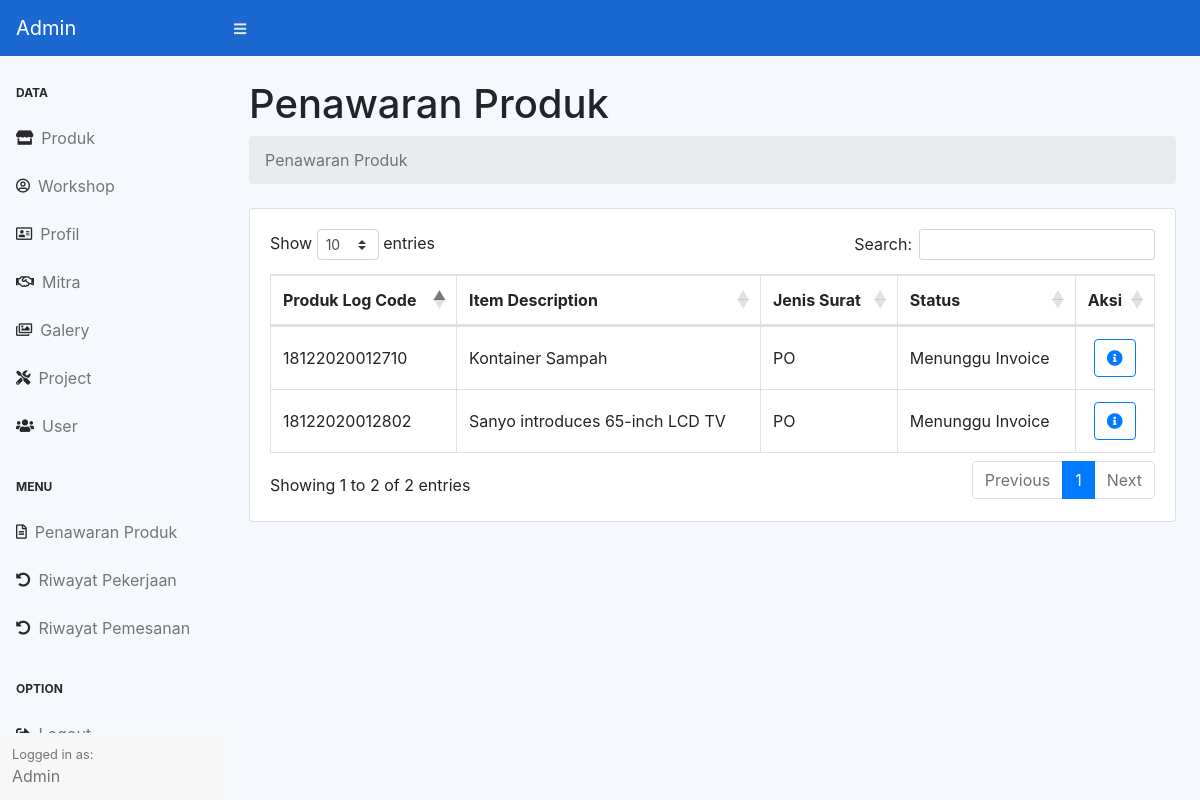
The page /admin/index.php (signed in) on the database as committed earlier.
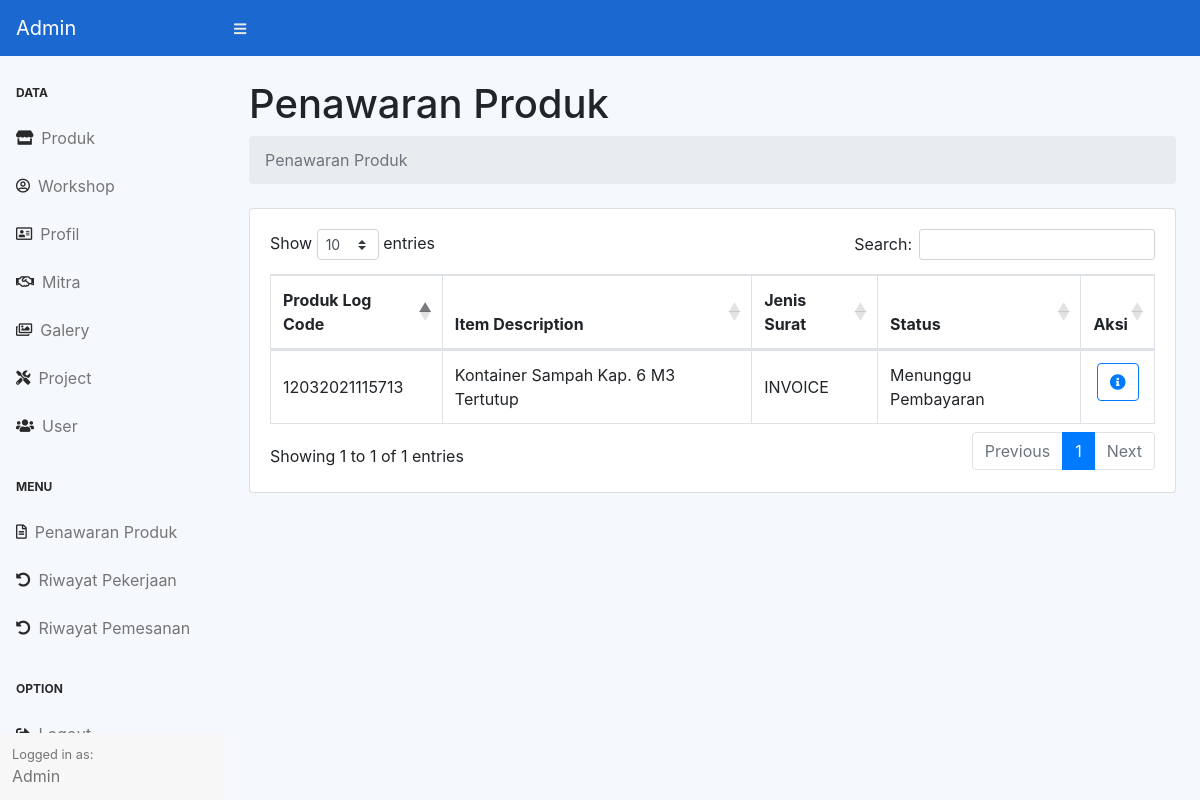
The same page on the database as committed later.
### tables this page shows
CREATE TABLE `produk_log` (
  `id` int(11) NOT NULL,
  `id_user` int(11) NOT NULL,
  `id_produk` int(11) NOT NULL,
  `log_code` varchar(56) NOT NULL,
  `nama_perusahaan` varchar(255) NOT NULL,
  `alamat_perusahaan` varchar(255) NOT NULL,
  `kota` text NOT NULL,
  `nama_surat` varchar(128) NOT NULL,
  `harga` varchar(255) NOT NULL,
  `terbilang` varchar(255) NOT NULL,
  `jenis_surat` varchar(128) NOT NULL,
  `status_log` varchar(128) NOT NULL DEFAULT 'Menunggu Surat Penawaran Harga',
  `date` text NOT NULL,
  `ongkir` int(128) NOT NULL
);

CREATE TABLE `produk` (
  `id` int(11) NOT NULL,
  `item_desc` varchar(128) NOT NULL,
  `spesifikasi` varchar(255) NOT NULL,
  `foto` varchar(225) NOT NULL,
  `harga` int(128) NOT NULL
);

### admin/Produk-Penawaran/index.php (the view, shortened to what this page needs)
<div class="container-fluid">
    <h1 class="mt-4">Penawaran Produk </h1>
    <ol class="breadcrumb mb-4">
        <li class="breadcrumb-item active">Penawaran Produk</li>
    </ol>
    <div class="card mb-4">
        <div class="card-body">
            <div class="table-responsive">
                <table class="table table-bordered dataTable" id="" width="100%" cellspacing="0">
                    <thead>
                        <tr>
                            <th>Produk Log Code</th>
                            <th>Item Description</th>
                            <th>Jenis Surat</th>
                            <th>Status</th>
                            <th>Aksi</th>
                        </tr>
                    </thead>
                    <tbody>
                        <?php $get = $koneksi->query("SELECT * FROM `produk_log` GROUP BY log_code ") ?>
                        <?php
                        while ($data = $get->fetch_assoc()) :
                            $idproduk = $data['id_produk'];
                            $log = $data['log_code']; ?>
                            <tr>
                                <td class="align-middle"><?= $data['log_code'] ?></td>
                                <td class="align-middle">
                                    <?php $getsss = $koneksi->query("SELECT * FROM `produk` where id = '$idproduk' ") ?>
                                    <?php $dataanya = $getsss->fetch_assoc();
                                    $namaitem = $dataanya['item_desc'];
                                    echo $namaitem;
                                    ?>
                                </td>
                                <td class="align-middle">
                                    <?php
                                    $ambil = $koneksi->query("SELECT * FROM `produk_log` WHERE log_code = '$log' ORDER BY id desc");
                                    $oke = $ambil->fetch_assoc();
                                    $jenis = $oke['jenis_surat'];
                                    echo $jenis;
                                    ?>
                                </td>
                                <td class="align-middle">
                                    <?= $data['status_log'] ?>
                                </td>
                                <td class="text-center">
                                    <a href="?page=produk-penawaran-detail&logcode=<?= $data['log_code'] ?>&itemdesc=<?= $dataanya['item_desc'] ?>" class="btn btn-outline-primary"><i class="fas fa-info-circle"></i></a>
                                </td>
                            </tr>
                        <?php
                        endwhile ?>
                    </tbody>
                </table>
            </div>
        </div>
    </div>
</div>

### admin/index.php (shortened to what this page needs)
<!DOCTYPE html>
<html lang="en">
<head>
    <link href="../assets/css/styles.css" rel="stylesheet" />
    <link rel="stylesheet" href="../assets/css/customview.css">
    <link href="https://cdn.datatables.net/1.10.20/css/dataTables.bootstrap4.min.css" rel="stylesheet" />
    <link rel="stylesheet" href="https://cdnjs.cloudflare.com/ajax/libs/font-awesome/5.14.0/css/all.min.css" />
    <?php include "../conf/koneksi.php"?>
</head>
<body class="sb-nav-fixed bg-grey">
    <nav class="sb-topnav navbar navbar-expand navbar-blue">
        <a class="navbar-brand" href="index.php">Admin</a><button class="btn btn-link btn-sm order-1 order-lg-0" id="sidebarToggle" href="#"><i class="fas fa-bars"></i></button>
    </nav>
    <div id="layoutSidenav">
        <div id="layoutSidenav_nav">
            <nav class="sb-sidenav accordion sb-sidenav-grey" id="sidenavAccordion">
                <div class="sb-sidenav-menu">
                    <div class="nav">
                        <div class="sb-sidenav-menu-heading">Data</div>
                        <a class="nav-link" href="?page=produk">
                            <div class="sb-nav-link-icon"><i class="fas fa-store"></i></div>
                            Produk
                        </a>
                        <a class="nav-link" href="?page=workshop">
                            <div class="sb-nav-link-icon"><i class="far fa-user-circle"></i></div>
                            Workshop
                        </a>
                        <a class="nav-link" href="?page=profil">
                            <div class="sb-nav-link-icon"><i class="far fa-address-card"></i></div>
                            Profil
                        </a>
                        <a class="nav-link" href="?page=mitra">
                            <div class="sb-nav-link-icon"><i class="far fa-handshake"></i></div>
                            Mitra
                        </a>
                        <a class="nav-link" href="?page=galeri">
                            <div class="sb-nav-link-icon"><i class="far fa-images"></i></div>
                            Galery
                        </a>
                        <a class="nav-link" href="?page=project">
                            <div class="sb-nav-link-icon"><i class="fas fa-tools"></i></div>
                            Project
                        </a>
                        <a class="nav-link" href="?page=user">
                            <div class="sb-nav-link-icon"><i class="fas fa-users"></i></div>
                            User
                        </a>
                        <div class="sb-sidenav-menu-heading">Menu</div>
                        <a class="nav-link" href="?page=produk-penawaran">
                            <div class="sb-nav-link-icon"><i class="far fa-file-alt"></i></div>
                            Penawaran Produk
                        </a>
                        <a class="nav-link" href="?page=riwayat-pekerjaan">
                            <div class="sb-nav-link-icon"><i class="fas fa-undo-alt"></i></div>
                            Riwayat Pekerjaan
                        </a>
                        <a class="nav-link" href="?page=riwayat-pemesanan">
                            <div class="sb-nav-link-icon"><i class="fas fa-undo-alt"></i></div>
                            Riwayat Pemesanan
                        </a>
                        <div class="sb-sidenav-menu-heading">Option</div>
                        <a class="nav-link" href="../logout.php">
                            <div class="sb-nav-link-icon"><i class="fas fa-sign-out-alt"></i></div>
                        </a>
                    </div>
                </div>
                <div class="sb-sidenav-footer">
                    <div class="small">Logged in as:</div>
                    Admin
                </div>
            </nav>
        </div>
        <div id="layoutSidenav_content">
            <?php
            if (isset($_GET['page'])) {
                switch ($_GET['page']) {
                    case 'user':
                        include "User/index.php";
                        break;
                    case 'user-add':
                        include "User/add.php";
                        break;
                    case 'user-delete':
                        include "User/delete.php";
                        break;
                    case 'user-update':
                        include "User/update.php";
                        break;
                    case 'artikel':
                        include "Artikel/index.php";
                        break;
                    case 'artikel-add':
                        include "Artikel/add.php";
                        break;
                    case 'mitra':
                        include "Mitra/index.php";
                        break;
                    case 'mitra-add':
                        include "Mitra/add.php";
                        break;
                    case 'mitra-delete':
                        include "Mitra/delete.php";
                        break;
                    case 'mitra-update':
                        include "Mitra/update.php";
                        break;
                    case 'galeri':
                        include "Galeri/index.php";
                        break;
                    case 'galeri-add':
                        include "Galeri/add.php";
                        break;
                    case 'galeri-delete':
                        include "Galeri/delete.php";
                        break;
                    case 'galeri-update':
                        include "Galeri/update.php";
                        break;
                    case 'produk':
                        include "Produk/index.php";
                        break;
                    case 'produk-add':
                        include "Produk/add.php";
                        break;
                    case 'produk-delete';
                        include "Produk/delete.php";
                        break;
                    case 'produk-update':
                        include "Produk/update.php";
                        break;
                    case 'project':
                        include "Project/index.php";
                        break;
                    case 'project-add':
                        include "Project/add.php";
                        break;
                    case 'project-delete';
                        include "Project/delete.php";
                        break;
                    case 'project-kirim':
                        include "Project/kirim.php";
                        break;
                    case 'project-update';
                        include "Project/update.php";
                        break;
                    case 'produk-penawaran':
                        include "Produk-Penawaran/index.php";
                        break;
                    case 'produk-penawaran-detail':
                        include "Produk-Penawaran/detail.php";
                        break;
                    case 'produk-penawaran-detail-add':
                        include "Produk-Penawaran/add.php";
                        break;
                    case 'produk-penawaran-konfirmasi':
                        include "Produk-Penawaran/konfirmasi-pembayaran.php";
                        break;
                    case 'profil':
                        include "Profil/index.php";
                        break;
                    case 'profil-simpan':
                        include "Profil/save.php";
                        break;
                    case 'workshop':
                        include "Workshop/index.php";
                        break;
                    case 'riwayat-pekerjaan':
                        include "Riwayat-Pekerjaan/index.php";
                        break;
                    case 'riwayat-pekerjaan-add':
                        include "Riwayat-Pekerjaan/add.php";
                        break;
                    case 'riwayat-pekerjaan-delete':
                        include "Riwayat-Pekerjaan/delete.php";
                        break;
                    case 'riwayat-pekerjaan-edit':
                        include "Riwayat-Pekerjaan/edit.php";
                        break;
                    case 'riwayat-pemesanan':
                        include "Riwayat-pemesanan/index.php";
                        break;
                    default:
                        include "Produk-Penawaran/index.php";
                        break;
                }
            } else {
                include "Produk-Penawaran/index.php";
            }
            ?>
        </div>
    </div>
</body>
</html>

### assets/css/customview.css (style rules this page uses)
.bg-grey { background-color: #f5f8fd !important; }
.navbar-blue { background-color: #1b69d0 !important; }
.navbar-blue .navbar-brand { color: #fff; }
.sb-sidenav-grey { background-color: #f5f8fd; color: #757575; }
.sb-sidenav-grey .sb-sidenav-menu .sb-sidenav-menu-heading { color: #292929; }
.sb-sidenav-grey .sb-sidenav-menu .nav-link { color: #757575; }
.sb-sidenav-grey .sb-sidenav-menu .nav-link .sb-nav-link-icon { color: #292929; }
.sb-sidenav-grey .sb-sidenav-footer { background-color: #f7f7f7; }
.btn-link { font-weight: 400; color: #e9e9e9; text-decoration: none; }

Rows that differ between the two databases and show on the page:
removed produk_log: log_code "18122020012710", id_produk.item_desc "Kontainer Sampah", produk_log.jenis_surat "PO", status_log "Menunggu Invoice"
removed produk_log: log_code "18122020012802", id_produk.item_desc "Sanyo introduces 65-inch LCD TV", produk_log.jenis_surat "PO", status_log "Menunggu Invoice"
added produk_log: log_code "12032021115713", id_produk.item_desc "Kontainer Sampah Kap. 6 M3 Tertutup", produk_log.jenis_surat "INVOICE", status_log "Menunggu Pembayaran"
Other text that changed with them:
text written by a page script: "Show entries Search: Showing 1 to 2 of 2 entries Previous 1 Next" → "Show entries Search: Showing 1 to 1 of 1 entries Previous 1 Next"
